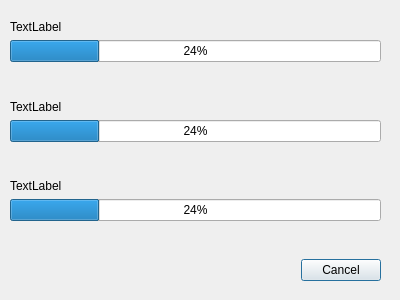
<?xml version="1.0" encoding="UTF-8"?>
<ui version="4.0">
 <class>Dialog</class>
 <widget class="QDialog" name="Dialog">
  <property name="geometry">
   <rect>
    <x>0</x>
    <y>0</y>
    <width>400</width>
    <height>300</height>
   </rect>
  </property>
  <property name="windowTitle">
   <string>Dialog</string>
  </property>
  <widget class="QWidget" name="layoutWidget">
   <property name="geometry">
    <rect>
     <x>10</x>
     <y>20</y>
     <width>371</width>
     <height>261</height>
    </rect>
   </property>
   <layout class="QVBoxLayout" name="verticalLayout_2">
    <item>
     <layout class="QVBoxLayout" name="verticalLayout">
      <item>
       <widget class="QLabel" name="cryptDecompLabel">
        <property name="text">
         <string>TextLabel</string>
        </property>
       </widget>
      </item>
      <item>
       <widget class="QProgressBar" name="cryptDecompBar">
        <property name="value">
         <number>24</number>
        </property>
       </widget>
      </item>
      <item>
       <spacer name="verticalSpacer">
        <property name="orientation">
         <enum>Qt::Vertical</enum>
        </property>
        <property name="sizeHint" stdset="0">
         <size>
          <width>20</width>
          <height>40</height>
         </size>
        </property>
       </spacer>
      </item>
      <item>
       <widget class="QLabel" name="decryptCompLabel">
        <property name="text">
         <string>TextLabel</string>
        </property>
       </widget>
      </item>
      <item>
       <widget class="QProgressBar" name="decryptCompBar">
        <property name="value">
         <number>24</number>
        </property>
       </widget>
      </item>
      <item>
       <spacer name="verticalSpacer_3">
        <property name="orientation">
         <enum>Qt::Vertical</enum>
        </property>
        <property name="sizeHint" stdset="0">
         <size>
          <width>20</width>
          <height>40</height>
         </size>
        </property>
       </spacer>
      </item>
      <item>
       <widget class="QLabel" name="upDownLoadLabel">
        <property name="text">
         <string>TextLabel</string>
        </property>
       </widget>
      </item>
      <item>
       <widget class="QProgressBar" name="upDownBar">
        <property name="value">
         <number>24</number>
        </property>
       </widget>
      </item>
      <item>
       <spacer name="verticalSpacer_2">
        <property name="orientation">
         <enum>Qt::Vertical</enum>
        </property>
        <property name="sizeHint" stdset="0">
         <size>
          <width>20</width>
          <height>40</height>
         </size>
        </property>
       </spacer>
      </item>
     </layout>
    </item>
    <item>
     <widget class="QDialogButtonBox" name="buttonBox">
      <property name="orientation">
       <enum>Qt::Horizontal</enum>
      </property>
      <property name="standardButtons">
       <set>QDialogButtonBox::Cancel</set>
      </property>
     </widget>
    </item>
   </layout>
  </widget>
 </widget>
 <resources/>
 <connections>
  <connection>
   <sender>buttonBox</sender>
   <signal>accepted()</signal>
   <receiver>Dialog</receiver>
   <slot>accept()</slot>
   <hints>
    <hint type="sourcelabel">
     <x>248</x>
     <y>254</y>
    </hint>
    <hint type="destinationlabel">
     <x>157</x>
     <y>274</y>
    </hint>
   </hints>
  </connection>
  <connection>
   <sender>buttonBox</sender>
   <signal>rejected()</signal>
   <receiver>Dialog</receiver>
   <slot>reject()</slot>
   <hints>
    <hint type="sourcelabel">
     <x>316</x>
     <y>260</y>
    </hint>
    <hint type="destinationlabel">
     <x>286</x>
     <y>274</y>
    </hint>
   </hints>
  </connection>
 </connections>
</ui>
